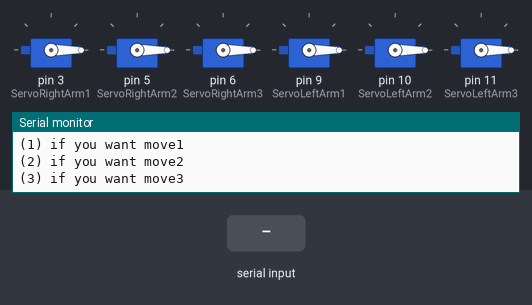
A sketch run on a simulated Arduino Uno, built with avr-gcc and run on an emulated ATmega328P. On the bench: 6 × servo, the last lines printed to the serial monitor. The inputs (shaded band) are chosen by the test bench.

Above: at 1.2 s.
1.3 s: "1\n" received over Serial
At 4.0 s:
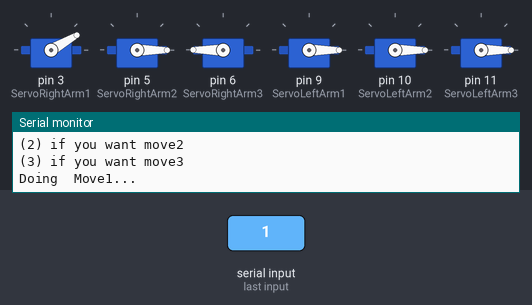
4.3 s: byte 50 ('2') received over Serial
At 5.5 s:
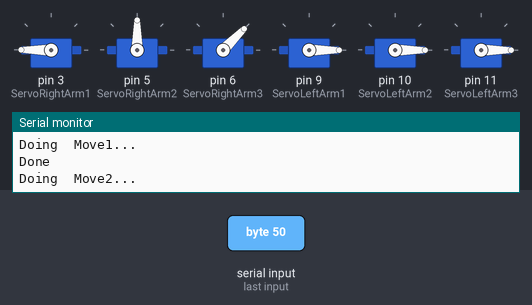
7.3 s: byte 51 ('3') received over Serial
At 9.1 s:
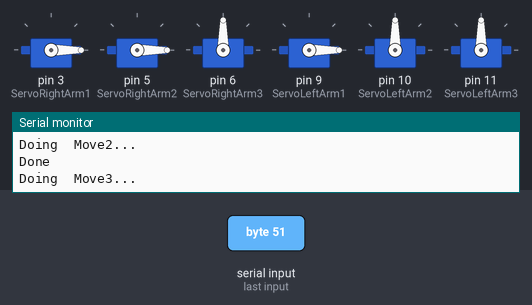
9.6 s: "2\n" received over Serial
At 11.3 s:
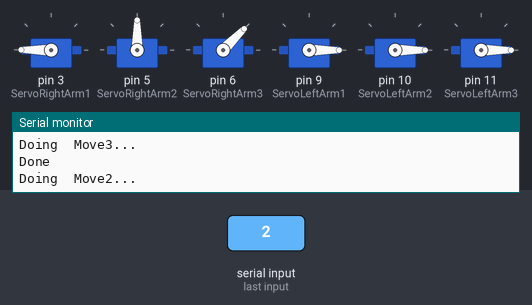
12.4 s: "3\n" received over Serial
At 13.5 s:
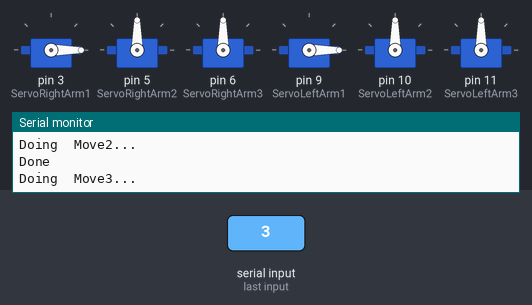
Timing chart, 0 to 18.0 s (numbered marks = the images above; inputs shaded):
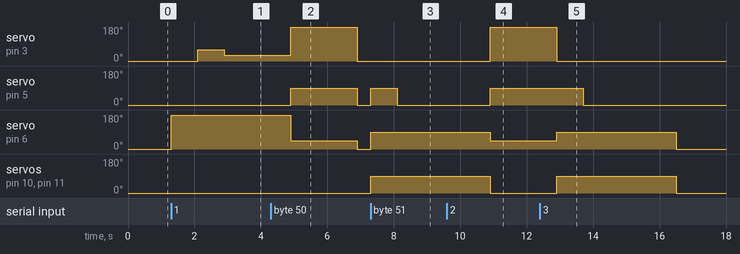

Measured:
- after the input at 1.3 s, servo on pin 3 (ServoRightArm1): 0° → 60° after 0.80 s, → 30° 0.80 s later; servo on pin 6 (ServoRightArm3): 0° → 180° at once
- after the input at 4.3 s, servo on pin 3 (ServoRightArm1): 30° → 180° after 0.60 s, → 0° 2.0 s later; servo on pin 5 (ServoRightArm2): 0° → 90° after 0.60 s, → 0° 2.0 s later; servo on pin 6 (ServoRightArm3): 180° → 45° after 0.60 s, → 0° 2.0 s later
- after the input at 7.3 s, servo on pin 5 (ServoRightArm2): 0° → 90° at once, → 0° 0.80 s later; servo on pin 6 (ServoRightArm3), servo on pin 10 (ServoLeftArm2), servo on pin 11 (ServoLeftArm3): 0° → 90° at once
- after the input at 9.6 s, servo on pin 3 (ServoRightArm1): 0° → 180° after 1.3 s; servo on pin 5 (ServoRightArm2): 0° → 90° after 1.3 s; servo on pin 6 (ServoRightArm3): 90° → 45° after 1.3 s
- after the input at 12.4 s, servo on pin 5 (ServoRightArm2): 90° → 0° after 1.3 s instead of 0.50 s; servo on pin 6 (ServoRightArm3): 45° → 90° after 0.50 s, → 0° 3.6 s later; servo on pin 10 (ServoLeftArm2), servo on pin 11 (ServoLeftArm3): 0° → 90° after 0.50 s, → 0° 3.6 s later

The sketch:

controlling_6_servo_motors_1.ino
```cpp
#include <Servo.h>;


Servo ServoRightArm1;
Servo ServoRightArm2;
Servo ServoRightArm3;
Servo ServoLeftArm1;
Servo ServoLeftArm2;
Servo ServoLeftArm3;


void setup()
{
 initialPosition();

  Serial.begin(9600);
  ServoRightArm1.attach(3);
  ServoRightArm2.attach(5);
  ServoRightArm3.attach(6);
  ServoLeftArm1.attach(9);
  ServoLeftArm2.attach(10);
  ServoLeftArm3.attach(11);

  Serial.println("enter the number of the move");
  Serial.println("(1) if you want move1");
  Serial.println("(2) if you want move2");
  Serial.println("(3) if you want move3");


}

void initialPosition(){

       ServoRightArm1.write(0);
       ServoRightArm2.write(0);
       ServoRightArm3.write(0);
       ServoLeftArm1.write(0);
       ServoLeftArm2.write(0);
       ServoLeftArm3.write(0);
}
void loop()
{
   if (Serial.available() > 0)
  {
    int input = Serial.read();

    // first move (if user entered 1)
    if (input == '1')
    {
     Serial.println('\n');
     Serial.println("Doing  Move1...");

      ServoRightArm1.write(0);
      ServoRightArm2.write(0);
      ServoRightArm3.write(180);
      delay(800);
      ServoRightArm1.write(60);
      delay(800);
      ServoRightArm1.write(30);
      delay(2000);

      initialPosition();
      Serial.println("Done");

    }
    // second move (if user entered 2)
    else if (input == '2')
    {
     Serial.println('\n');
     Serial.println("Doing  Move2...");

      ServoRightArm1.write(180);
      ServoRightArm2.write(90);
      ServoRightArm3.write(45);
      delay(2000);

      initialPosition();
      Serial.println("Done");

    }// third move (if user entered 3)
    else if (input == '3')
    {
    Serial.println('\n');
    Serial.println("Doing  Move3...");

      ServoRightArm1.write(0);
      ServoRightArm2.write(90);
      ServoRightArm3.write(90);

      ServoLeftArm1.write(0);
      ServoLeftArm2.write(90);
      ServoLeftArm3.write(90);

      delay(800);
      ServoRightArm2.write(0);
      delay(800);
      ServoRightArm3.write(90);
      delay(2000);

      initialPosition();
      Serial.println("Done");
    }


  }
  }
```
